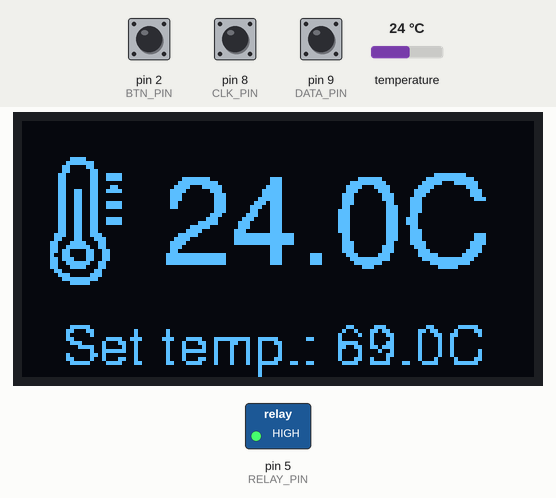
This sketch was run on a simulated Arduino Uno, built with avr-gcc and run on an emulated ATmega328P. On the bench: 128×64 one-colour display, switched loads named in the sketch (green lamp = pin HIGH). The test bench sets the inputs (shaded band); at power-on: pin 2 (BTN_PIN) HIGH, pin 8 (CLK_PIN) HIGH, temperature 24 °C, pin 9 (DATA_PIN) HIGH.

Above: at 3.4 s.
3.5 s: pin 2 (BTN_PIN) pulled LOW for 1 s
At 5.7 s:
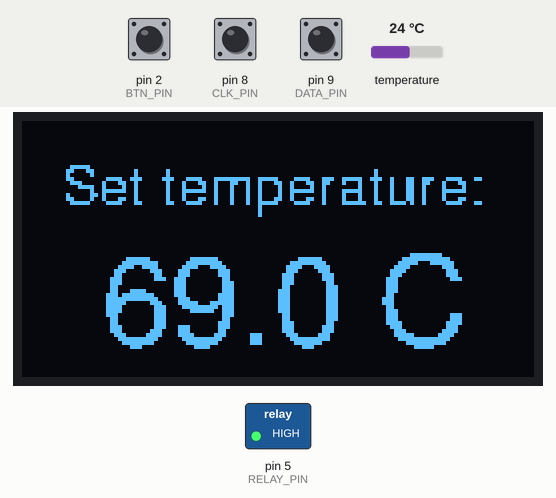
6.0 s: pin 8 (CLK_PIN) pulled LOW for 1 s
At 6.5 s:
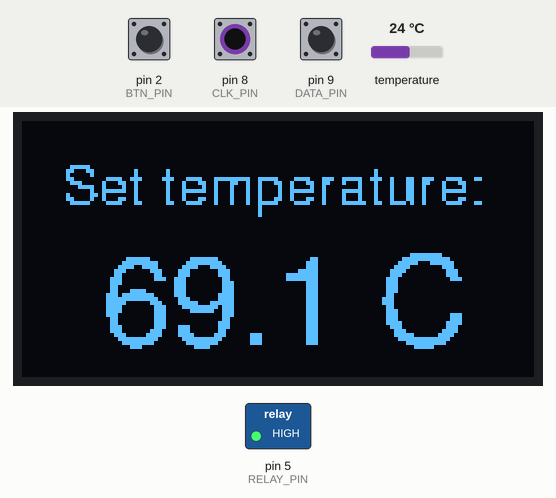
8.6 s: pin 2 (BTN_PIN) pulled LOW for 0.15 s
At 11.1 s:
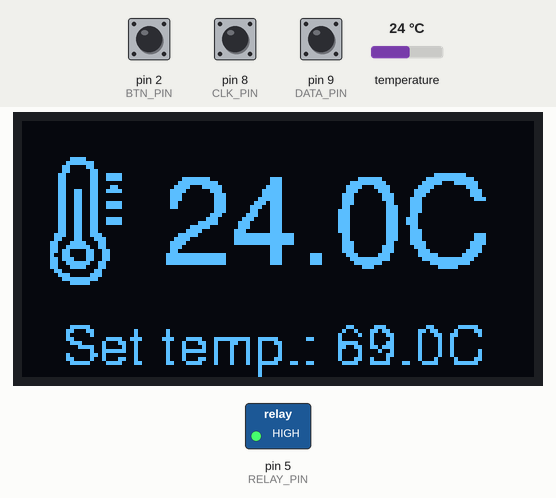
11.5 s: temperature set to 12 °C
At 12.9 s:
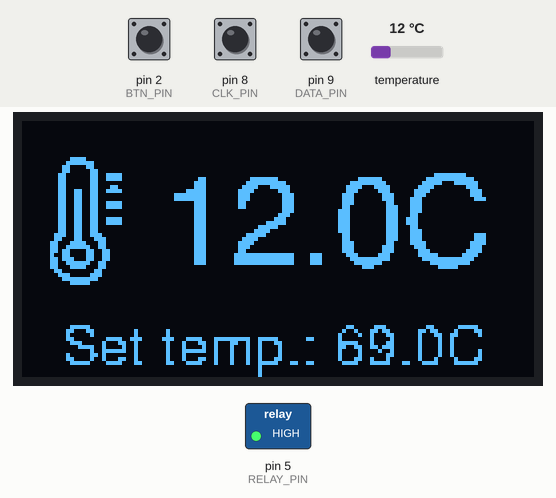
14.1 s: temperature set to 19 °C
At 15.9 s:
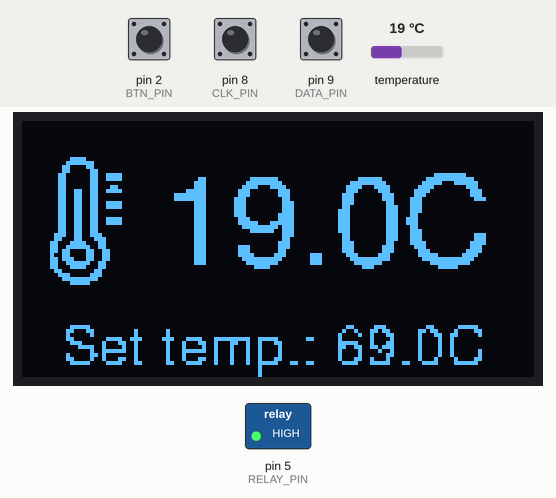
16.7 s: temperature set to 28 °C
At 18.9 s:
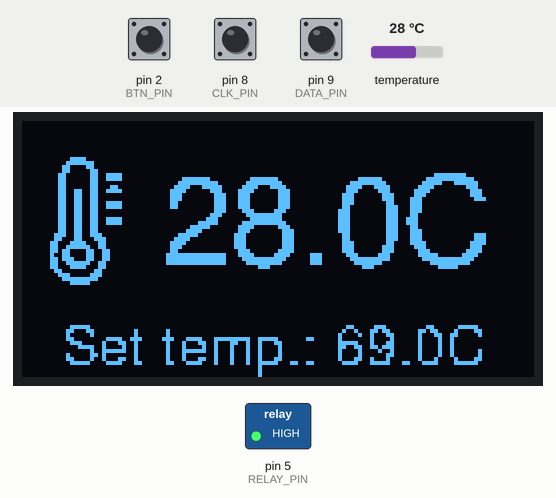
Timing chart, 0 to 20.3 s (numbered marks = the images above; inputs shaded):
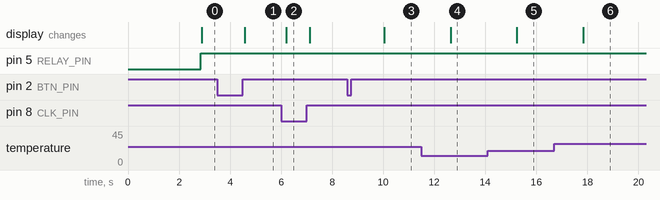

The sketch:

TempRegulation.ino
```cpp
// Include libraries for display
#include "Wire.h"
#include "Adafruit_GFX.h"
#include "Adafruit_SSD1306.h"

// Button library
#include "OneButton.h"

// Temperature sensor liibrary
#include "OneWire.h"
#include "DallasTemperature.h"

// Include defines
#include "defines.h"

// Include fonts
#include "Fonts/FreeSans7pt7b.h"
#include "Fonts/FreeSans16pt7b.h"

// Include icons
#include "icons.h"

// Object for the screen
Adafruit_SSD1306 display(SCREEN_WIDTH, SCREEN_HEIGHT, &Wire, OLED_RESET);

// Object for the button
OneButton button(BTN_PIN, true);

// Objects for temperature sensor
OneWire oneWire(ONE_WIRE_BUS);
DallasTemperature tempSensor(&oneWire);
DeviceAddress addr;

// Variables for reading rotary encoder
int counter;
int state;
int lastState;

// For refreshing screen interval
uint64_t lastRefresh;

// Menu variables
bool menu;

// Parameters for regulation in degrees celsious
float currentTemp, tempOffset = 0.1, wantedTemp = 69;

void setup()
{
  // Init display
  if (!display.begin(SSD1306_SWITCHCAPVCC, SCREEN_ADDRESS))
  {
    // If there is an error, blink the LED
    pinMode(ERROR_LED_PIN, OUTPUT);
    while (1)
    {
      digitalWrite(ERROR_LED_PIN, HIGH);
      delay(200);
      digitalWrite(ERROR_LED_PIN, LOW);
      delay(200);
    }
  }

  // Set relay pin as output
  pinMode(RELAY_PIN, OUTPUT);

  // Set rotary encoder pins
  pinMode(CLK_PIN, INPUT_PULLUP);
  pinMode(DATA_PIN, INPUT_PULLUP);

  // Button settings
  attachInterrupt(digitalPinToInterrupt(BTN_PIN), checkTicks, CHANGE);
  button.attachClick(singleClick);

  // Init temp sensor
  tempSensor.begin();
  tempSensor.getAddress(addr, 0);

  // Read initial rotary encoder state
  lastState = digitalRead(CLK_PIN);

  // Initial display settings
  display.clearDisplay();
  display.setTextColor(WHITE);

  // Initial screen
  splashCsreen();
}

void loop()
{
  // Measure temperature and refresh screen every REFRESH_SCREEN_INTERVAL ms
  if ((unsigned long)(millis() - lastRefresh) > REFRESH_SCREEN_INTERVAL)
  {
    // Measure current temperature
    currentTemp = readTemperature();

    // Do regulation
    tempRegulation();

    // Draw screen with current temperature
    mainScreen();
    lastRefresh = millis();
  }

  // Read button state
  button.tick();

  // Enter the menu on menu flag
  while (menu)
  {
    readRotaryState();

    // Refresh screen every 200 ms
    if ((unsigned long)(millis() - lastRefresh) > 200)
    {
      setTemperatureScreen();
      lastRefresh = millis();
    }

    button.tick();
  }
}

// Turning on and off the relay for regulation
void tempRegulation()
{
  if (currentTemp > wantedTemp + tempOffset)
  {
    // Turn off the relay
    digitalWrite(RELAY_PIN, LOW);
  }
  else if (currentTemp < wantedTemp - tempOffset)
  {
    // Turn on the relay
    digitalWrite(RELAY_PIN, HIGH);
  }
}

// Button tick on interrupt
void checkTicks()
{
  button.tick();
}

// Function for single click
void singleClick()
{
  // Chagne manu flag on click
  menu = !menu;
}

// Check if the rotary is rotated
void readRotaryState()
{
  // Read clock state
  state = digitalRead(CLK_PIN);

  // If change occured
  if (state != lastState)
  {
    // Check direction
    if (digitalRead(DATA_PIN) != state)
    {
      // Increase temperature
      wantedTemp = wantedTemp + SET_TEMPERATURE_STEP;

      if (wantedTemp > MAX_TEMP)
      {
        wantedTemp = MAX_TEMP;
      }
    }
    else
    {
      // Decrease temoerature
      wantedTemp = wantedTemp - SET_TEMPERATURE_STEP;

      if (wantedTemp < MIN_TEMP)
      {
        wantedTemp = MIN_TEMP;
      }
    }

  }
  lastState = state;
}

// Main screen shows current temperature
void mainScreen()
{
  // Clear all content on the screen
  display.clearDisplay();

  // Draw temperature logo and current temperature
  display.drawBitmap(0, 9, thermometer_icon, 32, 32, 1);
  display.setFont(&FreeSans16pt7b);
  display.setCursor(35, 35);
  display.print(currentTemp, 1);
  display.print("C");

  // Draw set temperature
  display.setFont(&FreeSans7pt7b);
  display.setCursor(10, 60);
  display.print("Set temp.: ");
  display.print(wantedTemp, 1);
  display.print("C");

  // Display all on the screen
  display.display();
}

void setTemperatureScreen()
{
  // Clear all content on the screen
  display.clearDisplay();

  // Draw menu for selecting temperature
  display.setFont(&FreeSans7pt7b);
  display.setCursor(10, 20);
  display.print("Set temperature:");

  display.setFont(&FreeSans16pt7b);
  display.setCursor(20, 55);
  display.print(wantedTemp, 1);
  display.print(" C");

  // Display all on the screen
  display.display();
}

// Read temperature from sensor
float readTemperature()
{
  tempSensor.requestTemperatures();
  return tempSensor.getTempC(addr);
}

// Initial screen image
void splashCsreen()
{
  // Clear all content on the screen
  display.clearDisplay();

  // Draw beer icon
  display.drawBitmap(32, 0, beerIcon, 64, 64, 1);
  display.display();

  // A little delay before start
  delay(SPLASH_SCREEN_DURATION);
}
```

defines.h
```cpp
///////////// SCREEN SETTINGS ////////////
#define SCREEN_WIDTH   128
#define SCREEN_HEIGHT  64
#define OLED_RESET     -1 // Not used
#define SCREEN_ADDRESS 0x3C

///////////// CONTROL SETTINGS ///////////
#define MIN_TEMP 60
#define MAX_TEMP 80

// Increase and decrease temperature step
#define SET_TEMPERATURE_STEP 0.1

////////////////// PINS //////////////////
// Rotary encoder pins
#define CLK_PIN  8
#define DATA_PIN 9
#define BTN_PIN  2

// Temperature sensor pin
#define ONE_WIRE_BUS 4

// Relay pin
#define RELAY_PIN 5

// Pin for error LED
#define ERROR_LED_PIN 13

/////////////// INTERVALS ////////////////
// Refresh screen interval in milliseconds
#define REFRESH_SCREEN_INTERVAL 500

// Duration for splashscreen
#define SPLASH_SCREEN_DURATION 2000
```

Source omitted: eeSans16pt7b.h (data table, 26377 bytes), FreeSans7pt7b.h (data table, 9592 bytes), icons.h (data table, 4111 bytes)

Measured:
- after the input at 3.5 s, the display: changes after 1.1 s (image 1)
- after the input at 6.0 s, the display: changes after 0.20 s (image 2)
- after the input at 8.6 s, the display: changes after 1.4 s (image 3)
- after the input at 11.5 s, the display: changes after 1.1 s (image 4)
- after the input at 14.1 s, the display: changes after 1.1 s (image 5)
- after the input at 16.7 s, the display: changes after 1.1 s (image 6)
